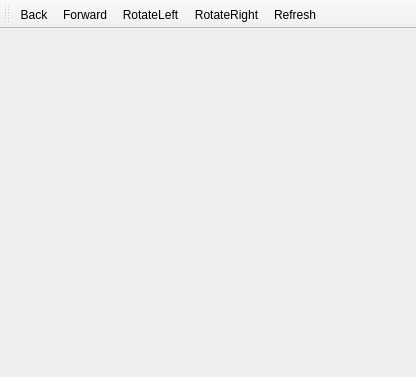
<?xml version="1.0" encoding="UTF-8"?>
<ui version="4.0">
 <class>PhotoViewer</class>
 <widget class="QMainWindow" name="PhotoViewer">
  <property name="geometry">
   <rect>
    <x>0</x>
    <y>0</y>
    <width>416</width>
    <height>377</height>
   </rect>
  </property>
  <property name="windowTitle">
   <string>Photo Viewer</string>
  </property>
  <widget class="QWidget" name="centralwidget">
   <layout class="QVBoxLayout" name="verticalLayout">
    <property name="spacing">
     <number>0</number>
    </property>
    <property name="leftMargin">
     <number>0</number>
    </property>
    <property name="topMargin">
     <number>0</number>
    </property>
    <property name="rightMargin">
     <number>0</number>
    </property>
    <property name="bottomMargin">
     <number>0</number>
    </property>
    <item>
     <widget class="AspectRatioLabel" name="image_label">
      <property name="sizePolicy">
       <sizepolicy hsizetype="Expanding" vsizetype="Expanding">
        <horstretch>0</horstretch>
        <verstretch>0</verstretch>
       </sizepolicy>
      </property>
      <property name="text">
       <string/>
      </property>
      <property name="alignment">
       <set>Qt::AlignCenter</set>
      </property>
     </widget>
    </item>
   </layout>
  </widget>
  <widget class="QMenuBar" name="menubar">
   <property name="geometry">
    <rect>
     <x>0</x>
     <y>0</y>
     <width>416</width>
     <height>21</height>
    </rect>
   </property>
  </widget>
  <widget class="QToolBar" name="toolBar">
   <property name="windowTitle">
    <string>toolBar</string>
   </property>
   <attribute name="toolBarArea">
    <enum>TopToolBarArea</enum>
   </attribute>
   <attribute name="toolBarBreak">
    <bool>false</bool>
   </attribute>
   <addaction name="actionBack"/>
   <addaction name="actionForward"/>
   <addaction name="actionRotateLeft"/>
   <addaction name="actionRotateRight"/>
   <addaction name="actionRefresh"/>
  </widget>
  <action name="actionBack">
   <property name="icon">
    <iconset resource="../resources.qrc">
     <normaloff>:/images/light/glyphicons-chevron-left.png</normaloff>:/images/light/glyphicons-chevron-left.png</iconset>
   </property>
   <property name="text">
    <string>Back</string>
   </property>
  </action>
  <action name="actionForward">
   <property name="icon">
    <iconset resource="../resources.qrc">
     <normaloff>:/images/light/glyphicons-chevron-right.png</normaloff>:/images/light/glyphicons-chevron-right.png</iconset>
   </property>
   <property name="text">
    <string>Forward</string>
   </property>
  </action>
  <action name="actionRotateLeft">
   <property name="icon">
    <iconset resource="../resources.qrc">
     <normaloff>:/images/light/glyphicons-rotate-left.png</normaloff>:/images/light/glyphicons-rotate-left.png</iconset>
   </property>
   <property name="text">
    <string>RotateLeft</string>
   </property>
  </action>
  <action name="actionRotateRight">
   <property name="icon">
    <iconset resource="../resources.qrc">
     <normaloff>:/images/light/glyphicons-rotate-right.png</normaloff>:/images/light/glyphicons-rotate-right.png</iconset>
   </property>
   <property name="text">
    <string>RotateRight</string>
   </property>
  </action>
  <action name="actionRefresh">
   <property name="icon">
    <iconset resource="../resources.qrc">
     <normaloff>:/images/light/glyphicons-refresh.png</normaloff>:/images/light/glyphicons-refresh.png</iconset>
   </property>
   <property name="text">
    <string>Refresh</string>
   </property>
  </action>
 </widget>
 <customwidgets>
  <customwidget>
   <class>AspectRatioLabel</class>
   <extends>QLabel</extends>
   <header>plexdesktop.extra_widgets.h</header>
  </customwidget>
 </customwidgets>
 <resources>
  <include location="../resources.qrc"/>
 </resources>
 <connections/>
</ui>
